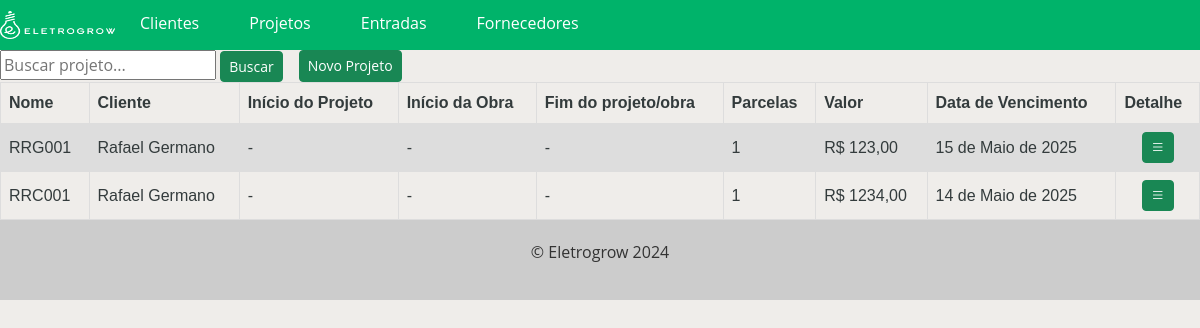
The app's page /project/ with its own data.
### projects/models.py (models this page shows, shortened)
class ModelProject(models.Model):
    name = models.CharField(max_length=6, unique=True, verbose_name='Nome')
    client = models.ForeignKey(ModelClient, on_delete=models.CASCADE, related_name='projects', verbose_name='Cliente')
    start_project = models.DateField(blank=True, null=True, verbose_name='Início do projeto')
    start_work = models.DateField(blank=True, null=True, verbose_name='Início da obra')
    end_project = models.DateField(blank=True, null=True, verbose_name='Fim de projeto/obra')
    parcel = models.PositiveIntegerField(default=1, verbose_name='Parcelas')
    value = models.FloatField(blank=True, null=True, verbose_name='Valor')
    due_date = models.DateField(blank=True, null=True, verbose_name='Data de vencimento')

### clients/models.py (models this page shows, shortened)
class ModelClient(models.Model):
    name = models.CharField(max_length=300, unique=True, verbose_name='Nome')
    phone = PhoneNumberField(blank=True, null=True, region='BR', verbose_name='Telefone')
    email = models.EmailField(blank=True, null=True, verbose_name='E-mail')
    address = models.CharField(blank=True, null=True, verbose_name='Endereço')
    neighborhood = models.CharField(blank=True, null=True, verbose_name='Bairro')
    city = models.CharField(blank=True, null=True, verbose_name='Cidade')
    state = BRStateField(blank=True, null=True, verbose_name='Estado')
    cep = BRPostalCodeField(blank=True, null=True, verbose_name='CEP')
    cpf = BRCPFField(blank=True, null=True, verbose_name='CPF')
    cnpj = BRCNPJField(blank=True, null=True, verbose_name='CNPJ')
    def __str__(self):
        return self.name

### projects/views.py (the view)
# urls.py: path('', ListProject.as_view(), name='project'),
class ListProject(ListView):
    model = ModelProject
    template_name = 'project.html'
    context_object_name = 'projects'
    def get_queryset(self):
        projects = super().get_queryset().order_by('-due_date')
        search = self.request.GET.get('search')
        if search:
            projects = projects.filter(name__icontains=search)
        return projects

### projects/templates/project.html (shortened to what this page needs)
{% extends "base.html"  %}
{% block content %}
<div class="top-line">
<form method="GET" action="{% url 'project' %}">
    <input type="text" name="search" placeholder="Buscar projeto...">
    <button type="submit"; class="btn btn-success btn-sm">Buscar</button>
</form>
    <a href="{% url 'new_project' %}" class="btn btn-success btn-sm">Novo Projeto</a>
</div>
<div class="project-list">
  {% if projects %}
      {% if request.user_agent.is_mobile %}
         <table>
          <tr>
            <th>Nome</th>
            <th>Cliente</th>
            <th>Detalhe</th>
          </tr>
          {% for project in projects %}
          <tr>
            <td>{{project.name}}</td>
            <td>{{project.client}}</td>
              <td>
                  <div class="update-button"; style="text-align:center">
                      <a href="{% url 'detail_project' pk=project.pk %}" class="btn btn-success btn-sm">
                        <i class="bi bi-list"></i>
                      </a>
                  </div>
              </td>
          </tr>
           {% endfor %}
         </table>
      {% else  %}
        <table>
          <tr>
            <th>Nome</th>
            <th>Cliente</th>
            <th>Início do Projeto</th>
            <th>Início da Obra</th>
            <th>Fim do projeto/obra</th>
            <th>Parcelas</th>
            <th>Valor</th>
            <th>Data de Vencimento</th>
            <th>Detalhe</th>
          </tr>
          {% for project in projects %}
          <tr>
            <td>{{project.name}}</td>
            <td>{{project.client}}</td>
            <td>{{project.start_project|default_if_none:"-"}}</td>
            <td>{{project.start_work|default_if_none:"-"}}</td>
            <td>{{project.end_project|default_if_none:"-"}}</td>
            <td>{{project.parcel|default_if_none:"-"}}</td>
            <td>R$ {{project.value|default_if_none:"-"|floatformat:2}}</td>
            <td>{{project.due_date|default_if_none:"-"}}</td>
              <td>
                  <div class="update-button"; style="text-align:center">
                      <a href="{% url 'detail_project' pk=project.pk %}" class="btn btn-success btn-sm">
                        <i class="bi bi-list"></i>
                      </a>
                  </div>
              </td>
          </tr>
          {% endfor %}
        </table>
    {% endif %}
  {% endif %}
</div>
{% endblock %}

### app/templates/base.html (style rules this page uses)
body { font-family: 'Open Sans', sans-serif; color: light-dark(#333b3c, #efefec); background-color: light-dark(#efedea, #223a2c); margin: 0; padding: 0; }

### projects/templates/project.html (style rules this page uses)
table { font-family: arial, sans-serif; border-collapse: collapse; width: 100%; }
td, th { border: 1px solid #dddddd; text-align: left; padding: 8px; }
tr:nth-child(even) { background-color: #dddddd; }
.top-line { display:flex; gap: 16px; }

### records on screen
ModelProject: name "RRG001", client "Rafael Germano", start_project "-", start_work "-", end_project "-", parcel "1", value "123,00", due_date "15 de Maio de 2025"
ModelProject: name "RRC001", client "Rafael Germano", start_project "-", start_work "-", end_project "-", parcel "1", value "1234,00", due_date "14 de Maio de 2025"
